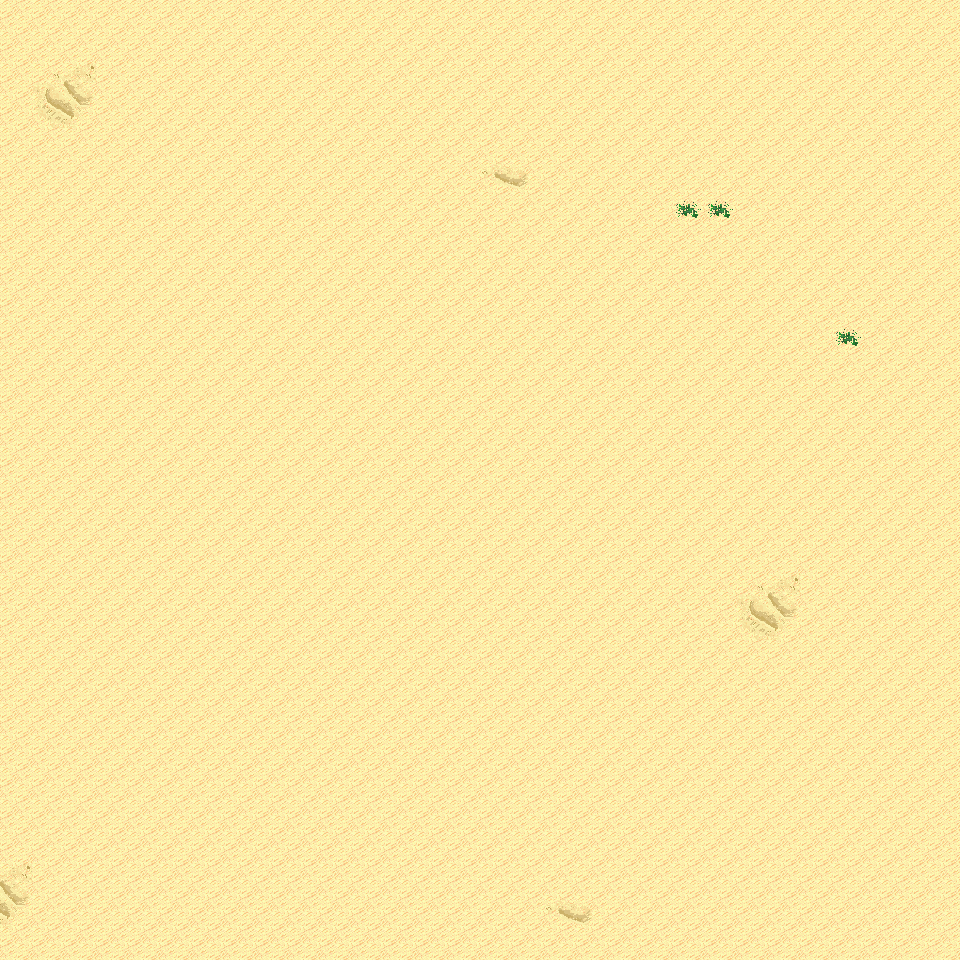

Below is a game level as drawn by its tile map, then a one-line description and the .tmx that defines it (tile-layer data replaced by summaries):
An orthogonal 30x30 tile map with 32x32 px tiles, 6 tile layers (Ground, Object, Object2, Above, ...), 11 tilesets and 3 objects (3x mapExit).

<map version="1.0" orientation="orthogonal" renderorder="right-down" width="30" height="30" tilewidth="32" tileheight="32" nextobjectid="4">
  <tileset firstgid="1" name="tileset_logic_collision" tilewidth="32" tileheight="32" tilecount="1" columns="1">
    <image source="../drawable/tileset_logic_collision.png" width="32" height="32" />
  </tileset>
  <tileset firstgid="2" name="tileset_ground_ground" tilewidth="32" tileheight="32" tilecount="33" columns="3">
    <image source="../drawable/tileset_ground_ground.png" width="96" height="352" />
  </tileset>
  <tileset firstgid="35" name="tileset_ground_ridge_earth_pale" tilewidth="32" tileheight="32" tilecount="96" columns="12">
    <image source="../drawable/tileset_ground_ridge_earth_pale.png" width="384" height="256" />
  </tileset>
  <tileset firstgid="131" name="tileset_ground_ridge_earth_dark" tilewidth="32" tileheight="32" tilecount="96" columns="12">
    <image source="../drawable/tileset_ground_ridge_earth_dark.png" width="384" height="256" />
  </tileset>
  <tileset firstgid="227" name="tileset_terrain_desert" tilewidth="32" tileheight="32" tilecount="88" columns="8">
    <image source="../drawable/tileset_terrain_desert.png" width="256" height="352" />
  </tileset>
  <tileset firstgid="315" name="tileset_ground_sand_2" tilewidth="32" tileheight="32" tilecount="15" columns="5">
    <image source="../drawable/tileset_ground_sand_2.png" width="160" height="96" />
  </tileset>
  <tileset firstgid="330" name="tileset_plant_cactus_2" tilewidth="32" tileheight="32" tilecount="10" columns="5">
    <image source="../drawable/tileset_plant_cactus_2.png" width="160" height="64" />
  </tileset>
  <tileset firstgid="340" name="tileset_plant_cactus" tilewidth="32" tileheight="32" tilecount="2" columns="1">
    <image source="../drawable/tileset_plant_cactus.png" width="32" height="64" />
  </tileset>
  <tileset firstgid="342" name="tileset_plant_tree_evergreen" tilewidth="32" tileheight="32" tilecount="36" columns="3">
    <image source="../drawable/tileset_plant_tree_evergreen.png" width="96" height="384" />
  </tileset>
  <tileset firstgid="378" name="tileset_ground_rock_pebbles" tilewidth="32" tileheight="32" tilecount="3" columns="1">
    <image source="../drawable/tileset_ground_rock_pebbles.png" width="32" height="96" />
  </tileset>
  <tileset firstgid="381" name="tileset_plant_star_shaped_plants" tilewidth="32" tileheight="32" tilecount="6" columns="2">
    <image source="../drawable/tileset_plant_star_shaped_plants.png" width="64" height="96" />
  </tileset>
  <layer name="Ground" width="30" height="30">
    <data>[900 cells, 900 non-empty, 8 distinct tile ids]</data>
  </layer>
  <layer name="Object" width="30" height="30">
    <data>[900 cells, 0 non-empty, 0 distinct tile ids]</data>
  </layer>
  <layer name="Object2" width="30" height="30">
    <data>[900 cells, 0 non-empty, 0 distinct tile ids]</data>
  </layer>
  <layer name="Above" width="30" height="30">
    <data>[900 cells, 0 non-empty, 0 distinct tile ids]</data>
  </layer>
  <layer name="Above2" width="30" height="30">
    <data>[900 cells, 0 non-empty, 0 distinct tile ids]</data>
  </layer>
  <layer name="Walkable" width="30" height="30">
    <data>[900 cells, 0 non-empty, 0 distinct tile ids]</data>
  </layer>
  <objectgroup name="MapEvents">
    <object id="1" name="north" type="mapExit" x="0" y="0" width="960" height="32">
      <properties>
        <property name="map" value="level_0_x21_y95" />
        <property name="x" value="0" />
        <property name="y" value="28" />
      </properties>
    </object>
    <object id="2" name="south" type="mapExit" x="0" y="928" width="960" height="32">
      <properties>
        <property name="map" value="level_0_x21_y97" />
        <property name="x" value="0" />
        <property name="y" value="1" />
      </properties>
    </object>
    <object id="3" name="west" type="mapExit" x="0" y="0" width="32" height="960">
      <properties>
        <property name="map" value="level_0_x20_y96" />
        <property name="x" value="28" />
        <property name="y" value="0" />
      </properties>
    </object>
  </objectgroup>
</map>
